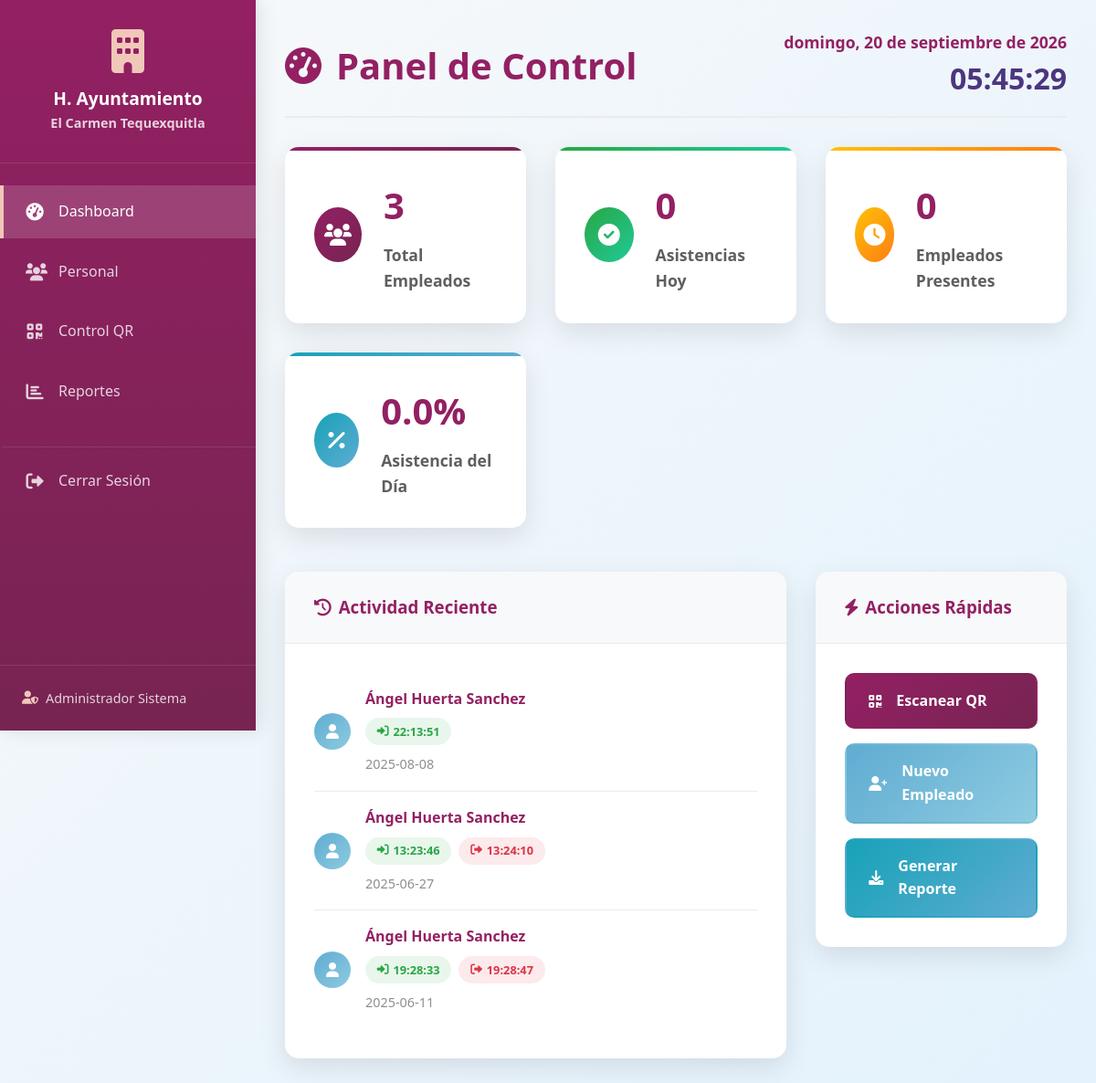
The app's page /dashboard (signed in) with its own data.
### tables this page shows
CREATE TABLE asistencias (
            id INTEGER PRIMARY KEY AUTOINCREMENT,
            empleado_id INTEGER NOT NULL,
            fecha DATE NOT NULL,
            hora_entrada TIME,
            hora_salida TIME,
            observaciones TEXT,
            FOREIGN KEY (empleado_id) REFERENCES empleados (id)
        );

CREATE TABLE empleados (
            id INTEGER PRIMARY KEY AUTOINCREMENT,
            nombre TEXT NOT NULL,
            apellidos TEXT NOT NULL,
            curp TEXT UNIQUE NOT NULL,
            puesto TEXT NOT NULL,
            departamento TEXT NOT NULL,
            codigo_qr TEXT UNIQUE NOT NULL,
            fecha_registro DATE DEFAULT CURRENT_DATE,
            activo INTEGER DEFAULT 1
        );

### main.py (the view)
@app.route('/dashboard')
@login_required
def dashboard():
    conn = get_db_connection()
    cursor = conn.cursor()
    hoy = date.today()
    cursor.execute('SELECT COUNT(*) FROM empleados WHERE activo = 1')
    total_empleados = cursor.fetchone()[0]
    cursor.execute('SELECT COUNT(DISTINCT empleado_id) FROM asistencias WHERE fecha = ?', (hoy,))
    asistencias_hoy = cursor.fetchone()[0]
    cursor.execute('''
        SELECT COUNT(*) FROM asistencias
        WHERE fecha = ? AND hora_entrada IS NOT NULL AND hora_salida IS NULL
    ''', (hoy,))
    empleados_presentes = cursor.fetchone()[0]
    cursor.execute('''
        SELECT e.nombre, e.apellidos, a.hora_entrada, a.hora_salida, a.fecha
        FROM asistencias a
        JOIN empleados e ON a.empleado_id = e.id
        ORDER BY a.fecha DESC, a.hora_entrada DESC
        LIMIT 10
    ''')
    ultimas_asistencias = cursor.fetchall()
    conn.close()
    return render_template('dashboard.html',
                         total_empleados=total_empleados,
                         asistencias_hoy=asistencias_hoy,
                         empleados_presentes=empleados_presentes,
                         ultimas_asistencias=ultimas_asistencias)

### main.py (called while the page is built)
def convert_date(val):
    return datetime.fromisoformat(val.decode()).date()

def get_db_connection():
    return sqlite3.connect(DATABASE, detect_types=sqlite3.PARSE_DECLTYPES)

def login_required(f):
    @wraps(f)
    def decorated_function(*args, **kwargs):
        if 'admin_id' not in session:
            return redirect(url_for('login'))
        return f(*args, **kwargs)
    return decorated_function

### templates/dashboard.html (shortened to what this page needs)
{% extends "base.html" %}
{% block content %}
<div class="dashboard">
    <div class="dashboard-header">
        <h1><i class="fas fa-tachometer-alt"></i> Panel de Control</h1>
        <div class="date-time">
            <span id="current-date"></span>
            <span id="current-time"></span>
        </div>
    </div>
    <div class="stats-grid">
        <div class="stat-card primary">
            <div class="stat-icon">
                <i class="fas fa-users"></i>
            </div>
            <div class="stat-content">
                <h3>{{ total_empleados }}</h3>
                <p>Total Empleados</p>
            </div>
        </div>
        <div class="stat-card success">
            <div class="stat-icon">
                <i class="fas fa-check-circle"></i>
            </div>
            <div class="stat-content">
                <h3>{{ asistencias_hoy }}</h3>
                <p>Asistencias Hoy</p>
            </div>
        </div>
        <div class="stat-card warning">
            <div class="stat-icon">
                <i class="fas fa-clock"></i>
            </div>
            <div class="stat-content">
                <h3>{{ empleados_presentes }}</h3>
                <p>Empleados Presentes</p>
            </div>
        </div>
        <div class="stat-card info">
            <div class="stat-icon">
                <i class="fas fa-percentage"></i>
            </div>
            <div class="stat-content">
                <h3>{% if total_empleados > 0 %}{{ "%.1f"|format((asistencias_hoy / total_empleados) * 100) }}%{% else %}0%{% endif %}</h3>
                <p>Asistencia del Día</p>
            </div>
        </div>
    </div>
    <div class="dashboard-content">
        <div class="recent-activity">
            <div class="card">
                <div class="card-header">
                    <h3><i class="fas fa-history"></i> Actividad Reciente</h3>
                </div>
                <div class="card-body">
                    {% if ultimas_asistencias %}
                        <div class="activity-list">
                            {% for asistencia in ultimas_asistencias %}
                            <div class="activity-item">
                                <div class="activity-avatar">
                                    <i class="fas fa-user"></i>
                                </div>
                                <div class="activity-content">
                                    <strong>{{ asistencia[0] }} {{ asistencia[1] }}</strong>
                                    <div class="activity-details">
                                        {% if asistencia[2] %}
                                            <span class="time-badge entrada">
                                                <i class="fas fa-sign-in-alt"></i> {{ asistencia[2] }}
                                            </span>
                                        {% endif %}
                                        {% if asistencia[3] %}
                                            <span class="time-badge salida">
                                                <i class="fas fa-sign-out-alt"></i> {{ asistencia[3] }}
                                            </span>
                                        {% endif %}
                                    </div>
                                    <small class="activity-date">{{ asistencia[4] }}</small>
                                </div>
                            </div>
                            {% endfor %}
                        </div>
                    {% else %}
                        <div class="empty-state">
                            <i class="fas fa-inbox"></i>
                            <p>No hay registros de asistencia recientes</p>
                        </div>
                    {% endif %}
                </div>
            </div>
        </div>
        <div class="quick-actions">
            <div class="card">
                <div class="card-header">
                    <h3><i class="fas fa-bolt"></i> Acciones Rápidas</h3>
                </div>
                <div class="card-body">
                    <div class="action-buttons">
                        <a href="{{ url_for('control_asistencia') }}" class="action-btn primary">
                            <i class="fas fa-qrcode"></i>
                            <span>Escanear QR</span>
                        </a>
                        <a href="{{ url_for('lista_empleados') }}" class="action-btn secondary">
                            <i class="fas fa-user-plus"></i>
                            <span>Nuevo Empleado</span>
                        </a>
                        <a href="{{ url_for('reportes') }}" class="action-btn info">
                            <i class="fas fa-download"></i>
                            <span>Generar Reporte</span>
                        </a>
                    </div>
                </div>
            </div>
        </div>
    </div>
</div>
{% endblock %}

### records on screen
asistencias: nombre "Ángel", apellidos "Huerta Sanchez", hora_entrada "22:13:51", fecha "2025-08-08"
asistencias: nombre "Ángel", apellidos "Huerta Sanchez", hora_entrada "13:23:46", hora_salida "13:24:10", fecha "2025-06-27"
asistencias: nombre "Ángel", apellidos "Huerta Sanchez", hora_entrada "19:28:33", hora_salida "19:28:47", fecha "2025-06-11"

### other values on screen
{{ session.admin_nombre }} "Administrador Sistema"
{{ total_empleados }} "3"
{{ asistencias_hoy }} "0"
{{ empleados_presentes }} "0"
{{ "%.1f"|format((asistencias_hoy / total_empleados) * 100) }} "0.0"
